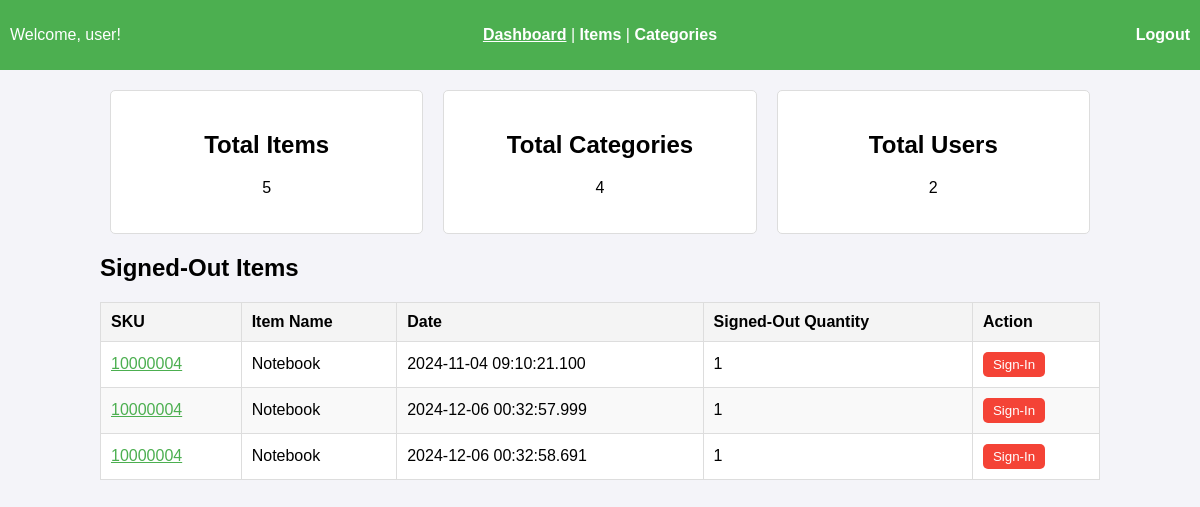
The page /dashboard (signed in) on the database its author committed.
### tables this page shows
CREATE TABLE SIGNED_OUT (
  username text NOT NULL, 
  SKU integer NOT NULL,
  date text NOT NULL, 
  signOutQty  integer NOT NULL,
  primary key (username,SKU, date), --look into adding date????
  FOREIGN KEY (username) REFERENCES USERS (username) ON DELETE CASCADE,
  FOREIGN KEY (SKU) REFERENCES ITEMS (SKU) ON DELETE CASCADE
);

CREATE TABLE ITEMS (
  SKU integer NOT NULL,
  itemQty integer NOT NULL, 
  itemTitle text NOT NULL, 
  itemDesc  text NOT NULL,
  catCode   text NOT NULL, --maybe look into adding filepath soon
  primary key (SKU),
  FOREIGN KEY (catCode) REFERENCES CATEGORIES (catCode) ON DELETE CASCADE
);

### app.py (the view, shortened to what this page needs)
@app.route('/dashboard', methods =['GET','PUT'])
def dashboard():
    result = login_Check()
    if result:
        return result
    if request.method == 'GET':
        conn = get_db_connection()
        total_items = conn.execute('SELECT COUNT(*) FROM ITEMS').fetchone()[0]
        total_categories = conn.execute('SELECT COUNT(*) FROM CATEGORIES').fetchone()[0]
        total_users = conn.execute('SELECT COUNT(*) FROM USERS').fetchone()[0]
        signed_out_data = conn.execute('''
            SELECT
                SIGNED_OUT.SKU,
                ITEMS.itemTitle,
                SIGNED_OUT.date,
                SIGNED_OUT.signOutQty
            FROM SIGNED_OUT
            JOIN ITEMS ON SIGNED_OUT.SKU = ITEMS.SKU
            WHERE SIGNED_OUT.username = ?
        ''', (session['username'],)).fetchall()
        conn.close()
        return render_template(
            'dashboard.html',
            username=session['username'],
            total_items=total_items,
            total_categories=total_categories,
            total_users=total_users,
            signed_out_data=signed_out_data
        )

### app.py (called while the page is built)
def get_db_connection():
    conn = sqlite3.connect('./db/term.db')
    conn.row_factory = sqlite3.Row
    return conn

def login_Check():
    if 'username' not in session:
                return redirect(url_for('login'))

### templates/dashboard.html (shortened to what this page needs)
<!DOCTYPE html>
<html lang="en">
<head>
</head>
<body>
    <div class="header">
        <div class="left">
            <p>Welcome, {{ username }}!</p>
        </div>
        <div class="center">
            <a href="/dashboard" class="active">Dashboard</a> | <a href="/items">Items</a> | <a href="/categories">Categories</a>
        </div>
        <div class="right">
            <a href="/logout">Logout</a>
        </div>
    </div>
    <div class="container">
        <div class="stats">
            <div>
                <h2>Total Items</h2>
                <p>{{ total_items }}</p>
            </div>
            <div>
                <h2>Total Categories</h2>
                <p>{{ total_categories }}</p>
            </div>
            <div>
                <h2>Total Users</h2>
                <p>{{ total_users }}</p>
            </div>
        </div>
        <h2>Signed-Out Items</h2>
        <table id="signed-out-table">
            <thead>
                <tr>
                    <th>SKU</th>
                    <th>Item Name</th>
                    <th>Date</th>
                    <th>Signed-Out Quantity</th>
                    <th>Action</th>
                </tr>
            </thead>
            <tbody>
                {% for item in signed_out_data %}
                <tr id="row-{{ item['SKU'] }}">
                    <td><a href="/items/{{ item['SKU'] }}" class="sku-link">{{ item['SKU'] }}</a></td>
                    <td>{{ item['itemTitle'] }}</td>
                    <td>{{ item['date'] }}</td>
                    <td id="quantity-{{ item['SKU'] }}">{{ item['signOutQty'] }}</td>
                    <td><button class="sign-in-btn" onclick="signInItem({{ item['SKU'] }}, '{{ item['date']|escape }}')">Sign-In</button></td>
                </tr>
                {% endfor %}
            </tbody>
        </table>
    </div>
</body>
</html>

### templates/dashboard.html (style rules this page uses)
body { font-family: Arial, sans-serif; background-color: #f4f4f9; margin: 0; padding: 0; }
.header { background: #4CAF50; color: white; padding: 10px; display: flex; justify-content: space-between; align-items: center; }
.header .left { flex: 1; }
.header .center { flex: 2; text-align: center; }
.header .right { flex: 1; text-align: right; }
.header a { color: white; text-decoration: none; font-weight: bold; }
.header a.active { text-decoration: underline; }
.container { padding: 20px; max-width: 1000px; margin: auto; }
.stats { display: flex; justify-content: space-between; margin-bottom: 20px; }
.stats div { background: white; border: 1px solid #ddd; border-radius: 5px; padding: 20px; text-align: center; flex: 1; margin: 0 10px; }
table { width: 100%; border-collapse: collapse; margin-top: 20px; background: white; }
table th, table td { border: 1px solid #ddd; padding: 10px; text-align: left; }
table th { background: #f4f4f4; }
table tr:nth-child(even) { background-color: #f9f9f9; }
.sku-link { color: #4CAF50; cursor: pointer; text-decoration: underline; }
.sign-in-btn { padding: 5px 10px; background-color: #f44336; color: white; border: none; cursor: pointer; border-radius: 5px; }

### rows shown on the page
SIGNED_OUT: SKU "10000004", itemTitle "Notebook", date "2024-11-04 09:10:21.100", signOutQty "1"
SIGNED_OUT: SKU "10000004", itemTitle "Notebook", date "2024-12-06 00:32:57.999", signOutQty "1"
SIGNED_OUT: SKU "10000004", itemTitle "Notebook", date "2024-12-06 00:32:58.691", signOutQty "1"

### other values the page prints
{{ username }} "user"
{{ total_items }} "5"
{{ total_categories }} "4"
{{ total_users }} "2"
